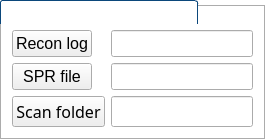
           <widget class="QGroupBox" name="groupBoxuCTOnly">
            <property name="maximumSize">
             <size>
              <width>16777215</width>
              <height>600</height>
             </size>
            </property>
            <property name="font">
             <font>
              <pointsize>12</pointsize>
             </font>
            </property>
            <property name="styleSheet">
             <string notr="true">QGroupBox
{
    background-color:transparent;
    border: 1px solid #acacac;
    margin-top: 5px;
}

QGroupBox::title
{
    subcontrol-origin: margin;
    border-top-left-radius: 3px;
    border-top-right-radius: 3px;
    border: 1px solid #0b477b;
    border-bottom: none;
    background-color: qlineargradient(x1: 0, y1: 0, x2: 0, y2: 1,
        stop: 0 #005192, stop: 1 #002f60);
    padding: 2 2px;
    color: white;
}</string>
            </property>
            <property name="title">
             <string>Additional files and folders</string>
            </property>
            <property name="flat">
             <bool>false</bool>
            </property>
            <property name="checkable">
             <bool>false</bool>
            </property>
            <property name="checked">
             <bool>false</bool>
            </property>
            <layout class="QGridLayout" name="gridLayout_8">
             <item row="1" column="0">
              <layout class="QFormLayout" name="formLayoutuCTOnly">
               <property name="fieldGrowthPolicy">
                <enum>QFormLayout::AllNonFixedFieldsGrow</enum>
               </property>
               <item row="0" column="0">
                <widget class="QPushButton" name="pushButtonCTRecon">
                 <property name="font">
                  <font>
                   <pointsize>12</pointsize>
                  </font>
                 </property>
                 <property name="toolTip">
                  <string>&lt;html&gt;&lt;head/&gt;&lt;body&gt;&lt;p&gt;&lt;span style=&quot; font-weight:600;&quot;&gt;Recon log&lt;/span&gt;&lt;/p&gt;&lt;p&gt;The recon log is identified automatically but can be selected by the user using this button.&lt;/p&gt;&lt;/body&gt;&lt;/html&gt;</string>
                 </property>
                 <property name="text">
                  <string>Recon log</string>
                 </property>
                </widget>
               </item>
               <item row="0" column="1">
                <widget class="QLineEdit" name="lineEditCTRecon">
                 <property name="font">
                  <font>
                   <pointsize>12</pointsize>
                  </font>
                 </property>
                </widget>
               </item>
               <item row="1" column="0">
                <widget class="QPushButton" name="pushButtonCTSPR">
                 <property name="font">
                  <font>
                   <pointsize>12</pointsize>
                  </font>
                 </property>
                 <property name="toolTip">
                  <string>&lt;html&gt;&lt;head/&gt;&lt;body&gt;&lt;p&gt;&lt;span style=&quot; font-weight:600;&quot;&gt;SPR&lt;/span&gt;&lt;/p&gt;&lt;p&gt;A SPR file is identified automatically but can be selected by the user using this button.&lt;/p&gt;&lt;p&gt;[NOTE: This may be removed as the information is not essential. All additional files are copied over to the processed recon folder]&lt;/p&gt;&lt;/body&gt;&lt;/html&gt;</string>
                 </property>
                 <property name="text">
                  <string>SPR file</string>
                 </property>
                </widget>
               </item>
               <item row="1" column="1">
                <widget class="QLineEdit" name="lineEditCTSPR">
                 <property name="font">
                  <font>
                   <pointsize>12</pointsize>
                  </font>
                 </property>
                </widget>
               </item>
               <item row="2" column="0">
                <widget class="QPushButton" name="pushButtonScan">
                 <property name="font">
                  <font>
                   <family>Sans Serif</family>
                   <pointsize>12</pointsize>
                  </font>
                 </property>
                 <property name="toolTip">
                  <string>&lt;html&gt;&lt;head/&gt;&lt;body&gt;&lt;p&gt;&lt;span style=&quot; font-weight:600;&quot;&gt;Scan folder&lt;/span&gt;&lt;/p&gt;&lt;p&gt;The scan folder is identified automatically but can be selected by the user using this button.&lt;/p&gt;&lt;/body&gt;&lt;/html&gt;</string>
                 </property>
                 <property name="text">
                  <string>Scan folder</string>
                 </property>
                </widget>
               </item>
               <item row="2" column="1">
                <widget class="QLineEdit" name="lineEditScan">
                 <property name="font">
                  <font>
                   <family>Sans Serif</family>
                   <pointsize>12</pointsize>
                  </font>
                 </property>
                </widget>
               </item>
              </layout>
             </item>
             <item row="0" column="0">
              <spacer name="verticalSpacer_6">
               <property name="orientation">
                <enum>Qt::Vertical</enum>
               </property>
               <property name="sizeType">
                <enum>QSizePolicy::Fixed</enum>
               </property>
               <property name="sizeHint" stdset="0">
                <size>
                 <width>20</width>
                 <height>13</height>
                </size>
               </property>
              </spacer>
             </item>
            </layout>
           </widget>
